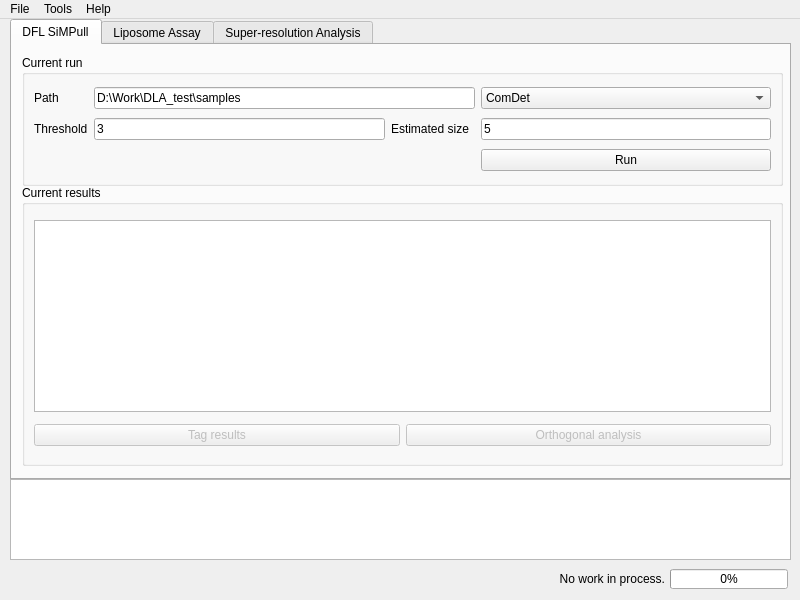
<?xml version="1.0" encoding="UTF-8"?>
<ui version="4.0">
 <class>MainWindow</class>
 <widget class="QMainWindow" name="MainWindow">
  <property name="enabled">
   <bool>true</bool>
  </property>
  <property name="geometry">
   <rect>
    <x>0</x>
    <y>0</y>
    <width>800</width>
    <height>600</height>
   </rect>
  </property>
  <property name="sizePolicy">
   <sizepolicy hsizetype="Preferred" vsizetype="Preferred">
    <horstretch>1</horstretch>
    <verstretch>1</verstretch>
   </sizepolicy>
  </property>
  <property name="minimumSize">
   <size>
    <width>800</width>
    <height>600</height>
   </size>
  </property>
  <property name="maximumSize">
   <size>
    <width>800</width>
    <height>600</height>
   </size>
  </property>
  <property name="windowTitle">
   <string>UKIA - Ultimate Kit for Image Analysis</string>
  </property>
  <widget class="QWidget" name="mainWidget">
   <widget class="QTabWidget" name="tabWidget">
    <property name="enabled">
     <bool>true</bool>
    </property>
    <property name="geometry">
     <rect>
      <x>10</x>
      <y>0</y>
      <width>781</width>
      <height>461</height>
     </rect>
    </property>
    <property name="sizePolicy">
     <sizepolicy hsizetype="Preferred" vsizetype="Preferred">
      <horstretch>0</horstretch>
      <verstretch>0</verstretch>
     </sizepolicy>
    </property>
    <property name="currentIndex">
     <number>0</number>
    </property>
    <widget class="QWidget" name="DFLSPTab">
     <attribute name="title">
      <string>DFL SiMPull</string>
     </attribute>
     <widget class="QGroupBox" name="DFLSP_runBox">
      <property name="geometry">
       <rect>
        <x>10</x>
        <y>10</y>
        <width>761</width>
        <height>131</height>
       </rect>
      </property>
      <property name="sizePolicy">
       <sizepolicy hsizetype="Preferred" vsizetype="Fixed">
        <horstretch>0</horstretch>
        <verstretch>0</verstretch>
       </sizepolicy>
      </property>
      <property name="maximumSize">
       <size>
        <width>16777215</width>
        <height>230</height>
       </size>
      </property>
      <property name="title">
       <string>Current run</string>
      </property>
      <layout class="QGridLayout" name="gridLayout_2">
       <item row="0" column="0">
        <widget class="QLabel" name="DFLSP_pathLabel">
         <property name="text">
          <string>Path</string>
         </property>
        </widget>
       </item>
       <item row="1" column="0">
        <widget class="QLabel" name="DFLSP_thresholdLabel">
         <property name="text">
          <string>Threshold</string>
         </property>
        </widget>
       </item>
       <item row="1" column="1">
        <widget class="QLineEdit" name="DFLSP_thresholdEntry">
         <property name="text">
          <string>3</string>
         </property>
        </widget>
       </item>
       <item row="1" column="2">
        <widget class="QLabel" name="DFLSP_sizeLabel">
         <property name="text">
          <string>Estimated size</string>
         </property>
        </widget>
       </item>
       <item row="1" column="4">
        <widget class="QLineEdit" name="DFLSP_sizeEntry">
         <property name="text">
          <string>5</string>
         </property>
        </widget>
       </item>
       <item row="2" column="4">
        <widget class="QPushButton" name="DFLSP_runButton">
         <property name="text">
          <string>Run</string>
         </property>
         <property name="checkable">
          <bool>false</bool>
         </property>
         <property name="default">
          <bool>false</bool>
         </property>
        </widget>
       </item>
       <item row="0" column="1" colspan="3">
        <widget class="QLineEdit" name="DFLSP_pathEntry">
         <property name="text">
          <string>D:\Work\DLA_test\samples</string>
         </property>
        </widget>
       </item>
       <item row="0" column="4">
        <widget class="QComboBox" name="DFLSP_methodSelector">
         <item>
          <property name="text">
           <string>ComDet</string>
          </property>
         </item>
         <item>
          <property name="text">
           <string>Trevor</string>
          </property>
         </item>
        </widget>
       </item>
      </layout>
     </widget>
     <widget class="QGroupBox" name="DFLSP_resultBox">
      <property name="geometry">
       <rect>
        <x>10</x>
        <y>140</y>
        <width>761</width>
        <height>281</height>
       </rect>
      </property>
      <property name="sizePolicy">
       <sizepolicy hsizetype="Preferred" vsizetype="Fixed">
        <horstretch>0</horstretch>
        <verstretch>0</verstretch>
       </sizepolicy>
      </property>
      <property name="title">
       <string>Current results</string>
      </property>
      <layout class="QGridLayout" name="gridLayout_3">
       <item row="2" column="0">
        <widget class="QPushButton" name="DFLSP_tagButton">
         <property name="enabled">
          <bool>false</bool>
         </property>
         <property name="text">
          <string>Tag results</string>
         </property>
        </widget>
       </item>
       <item row="2" column="1">
        <widget class="QPushButton" name="DFLSP_oaButton">
         <property name="enabled">
          <bool>false</bool>
         </property>
         <property name="text">
          <string>Orthogonal analysis</string>
         </property>
        </widget>
       </item>
       <item row="0" column="0" colspan="2">
        <widget class="QTableView" name="DFLSP_resultTable">
         <property name="sizePolicy">
          <sizepolicy hsizetype="Preferred" vsizetype="Fixed">
           <horstretch>0</horstretch>
           <verstretch>0</verstretch>
          </sizepolicy>
         </property>
         <property name="mouseTracking">
          <bool>false</bool>
         </property>
         <property name="contextMenuPolicy">
          <enum>Qt::DefaultContextMenu</enum>
         </property>
         <property name="editTriggers">
          <set>QAbstractItemView::NoEditTriggers</set>
         </property>
         <property name="dragEnabled">
          <bool>false</bool>
         </property>
         <property name="defaultDropAction">
          <enum>Qt::IgnoreAction</enum>
         </property>
         <property name="selectionMode">
          <enum>QAbstractItemView::ExtendedSelection</enum>
         </property>
         <property name="selectionBehavior">
          <enum>QAbstractItemView::SelectItems</enum>
         </property>
        </widget>
       </item>
      </layout>
     </widget>
    </widget>
    <widget class="QWidget" name="LipoAssayTab">
     <attribute name="title">
      <string>Liposome Assay</string>
     </attribute>
     <widget class="QGroupBox" name="LipoAssay_runBox">
      <property name="geometry">
       <rect>
        <x>10</x>
        <y>10</y>
        <width>761</width>
        <height>101</height>
       </rect>
      </property>
      <property name="sizePolicy">
       <sizepolicy hsizetype="Preferred" vsizetype="Fixed">
        <horstretch>0</horstretch>
        <verstretch>0</verstretch>
       </sizepolicy>
      </property>
      <property name="maximumSize">
       <size>
        <width>16777215</width>
        <height>230</height>
       </size>
      </property>
      <property name="title">
       <string>Current run</string>
      </property>
      <layout class="QGridLayout" name="gridLayout_4">
       <item row="0" column="0">
        <widget class="QLabel" name="LipoAssay_pathLabel">
         <property name="text">
          <string>Path</string>
         </property>
        </widget>
       </item>
       <item row="0" column="1" colspan="2">
        <widget class="QLineEdit" name="LipoAssay_pathEntry">
         <property name="text">
          <string>D:\Work\Lipo_test\samples</string>
         </property>
        </widget>
       </item>
       <item row="1" column="0">
        <widget class="QLabel" name="LipoAssay_thresholdLabel">
         <property name="text">
          <string>Threshold</string>
         </property>
        </widget>
       </item>
       <item row="1" column="1">
        <widget class="QLineEdit" name="LipoAssay_thresholdEntry">
         <property name="text">
          <string>80</string>
         </property>
        </widget>
       </item>
       <item row="1" column="2">
        <widget class="QPushButton" name="LipoAssay_runButton">
         <property name="text">
          <string>Run</string>
         </property>
         <property name="checkable">
          <bool>false</bool>
         </property>
         <property name="default">
          <bool>false</bool>
         </property>
        </widget>
       </item>
      </layout>
     </widget>
     <widget class="QGroupBox" name="LipoAssay_resultBox">
      <property name="geometry">
       <rect>
        <x>10</x>
        <y>120</y>
        <width>761</width>
        <height>301</height>
       </rect>
      </property>
      <property name="sizePolicy">
       <sizepolicy hsizetype="Preferred" vsizetype="Fixed">
        <horstretch>0</horstretch>
        <verstretch>0</verstretch>
       </sizepolicy>
      </property>
      <property name="title">
       <string>Current results</string>
      </property>
      <layout class="QVBoxLayout" name="verticalLayout">
       <item>
        <widget class="QTableView" name="LipoAssay_resultTable">
         <property name="sizePolicy">
          <sizepolicy hsizetype="Preferred" vsizetype="Fixed">
           <horstretch>0</horstretch>
           <verstretch>0</verstretch>
          </sizepolicy>
         </property>
         <property name="mouseTracking">
          <bool>false</bool>
         </property>
         <property name="contextMenuPolicy">
          <enum>Qt::DefaultContextMenu</enum>
         </property>
         <property name="editTriggers">
          <set>QAbstractItemView::NoEditTriggers</set>
         </property>
         <property name="dragEnabled">
          <bool>false</bool>
         </property>
         <property name="defaultDropAction">
          <enum>Qt::IgnoreAction</enum>
         </property>
         <property name="selectionMode">
          <enum>QAbstractItemView::ExtendedSelection</enum>
         </property>
         <property name="selectionBehavior">
          <enum>QAbstractItemView::SelectItems</enum>
         </property>
        </widget>
       </item>
      </layout>
     </widget>
    </widget>
    <widget class="QWidget" name="SupResTab">
     <attribute name="title">
      <string>Super-resolution Analysis</string>
     </attribute>
     <widget class="QLineEdit" name="SupRes_pathEntry">
      <property name="geometry">
       <rect>
        <x>71</x>
        <y>10</y>
        <width>431</width>
        <height>19</height>
       </rect>
      </property>
      <property name="text">
       <string>D:\Work\Fid_test\Sample</string>
      </property>
     </widget>
     <widget class="QLabel" name="SupRes_pathLabel">
      <property name="geometry">
       <rect>
        <x>19</x>
        <y>10</y>
        <width>45</width>
        <height>19</height>
       </rect>
      </property>
      <property name="text">
       <string>Path</string>
      </property>
     </widget>
     <widget class="QComboBox" name="SupRes_methodSelector">
      <property name="geometry">
       <rect>
        <x>510</x>
        <y>10</y>
        <width>151</width>
        <height>20</height>
       </rect>
      </property>
      <item>
       <property name="text">
        <string>ThunderSTORM</string>
       </property>
      </item>
      <item>
       <property name="text">
        <string>GDSC SMLM 1</string>
       </property>
      </item>
     </widget>
     <widget class="QGroupBox" name="SupRes_MSSettingBox">
      <property name="geometry">
       <rect>
        <x>10</x>
        <y>70</y>
        <width>761</width>
        <height>55</height>
       </rect>
      </property>
      <property name="title">
       <string>Microscope Parameters</string>
      </property>
      <layout class="QGridLayout" name="gridLayout">
       <item row="0" column="0">
        <widget class="QLabel" name="SupRes_PixelSizeLabel">
         <property name="text">
          <string>Pixel Size/nm</string>
         </property>
        </widget>
       </item>
       <item row="0" column="3">
        <widget class="QLineEdit" name="SupRes_CamBiasEntry">
         <property name="text">
          <string>400.0</string>
         </property>
        </widget>
       </item>
       <item row="0" column="4">
        <widget class="QLabel" name="SupRes_CamGainLabel">
         <property name="text">
          <string>Camera Gain</string>
         </property>
        </widget>
       </item>
       <item row="0" column="1">
        <widget class="QLineEdit" name="SupRes_PixelSizeEntry">
         <property name="text">
          <string>107</string>
         </property>
        </widget>
       </item>
       <item row="0" column="2">
        <widget class="QLabel" name="SupRes_CamBiasLabel">
         <property name="text">
          <string>Camera Bias</string>
         </property>
        </widget>
       </item>
       <item row="0" column="5">
        <widget class="QLineEdit" name="SupRes_CamGainEntry">
         <property name="text">
          <string>84.40</string>
         </property>
        </widget>
       </item>
      </layout>
     </widget>
     <widget class="QGroupBox" name="SupRes_ImgProcBox">
      <property name="geometry">
       <rect>
        <x>10</x>
        <y>130</y>
        <width>761</width>
        <height>55</height>
       </rect>
      </property>
      <property name="title">
       <string>Method Parameters</string>
      </property>
      <layout class="QGridLayout" name="gridLayout_6">
       <item row="1" column="0">
        <widget class="QLabel" name="SupRes_ExpTimeLabel">
         <property name="text">
          <string>Exposure Time/ms</string>
         </property>
        </widget>
       </item>
       <item row="1" column="4">
        <widget class="QLabel" name="SupRes_QELabel">
         <property name="enabled">
          <bool>true</bool>
         </property>
         <property name="text">
          <string>Quantum Efficiency</string>
         </property>
        </widget>
       </item>
       <item row="1" column="1">
        <widget class="QLineEdit" name="SupRes_ExpTimeEntry">
         <property name="text">
          <string>50</string>
         </property>
        </widget>
       </item>
       <item row="1" column="2">
        <widget class="QLabel" name="SupRes_SRScaleLabel">
         <property name="text">
          <string>Super-resolution Scale</string>
         </property>
        </widget>
       </item>
       <item row="1" column="3">
        <widget class="QLineEdit" name="SupRes_SRScaleEntry">
         <property name="text">
          <string>8</string>
         </property>
        </widget>
       </item>
       <item row="1" column="5">
        <widget class="QLineEdit" name="SupRes_QEEntry">
         <property name="enabled">
          <bool>true</bool>
         </property>
         <property name="text">
          <string>1</string>
         </property>
        </widget>
       </item>
      </layout>
     </widget>
     <widget class="QGroupBox" name="SupRes_ClusteringBox">
      <property name="geometry">
       <rect>
        <x>10</x>
        <y>290</y>
        <width>761</width>
        <height>111</height>
       </rect>
      </property>
      <property name="title">
       <string>Data Cleaning and Clustering</string>
      </property>
      <layout class="QGridLayout" name="gridLayout_8">
       <item row="1" column="4">
        <widget class="QLineEdit" name="SupRes_minSampleEntry">
         <property name="enabled">
          <bool>false</bool>
         </property>
         <property name="text">
          <string>2</string>
         </property>
        </widget>
       </item>
       <item row="1" column="3">
        <widget class="QLabel" name="SupRes_minSampleLabel">
         <property name="enabled">
          <bool>false</bool>
         </property>
         <property name="text">
          <string>Min Sample</string>
         </property>
        </widget>
       </item>
       <item row="0" column="4">
        <widget class="QLineEdit" name="SupRes_sigmaEntry">
         <property name="enabled">
          <bool>false</bool>
         </property>
         <property name="text">
          <string>5</string>
         </property>
        </widget>
       </item>
       <item row="0" column="0">
        <widget class="QCheckBox" name="SupRes_filteringCheck">
         <property name="enabled">
          <bool>false</bool>
         </property>
         <property name="text">
          <string>Filtering</string>
         </property>
        </widget>
       </item>
       <item row="1" column="1">
        <widget class="QLabel" name="SupRes_EPSLabel">
         <property name="enabled">
          <bool>false</bool>
         </property>
         <property name="text">
          <string>EPS/nm</string>
         </property>
        </widget>
       </item>
       <item row="1" column="2">
        <widget class="QLineEdit" name="SupRes_EPSEntry">
         <property name="enabled">
          <bool>false</bool>
         </property>
         <property name="text">
          <string>75</string>
         </property>
        </widget>
       </item>
       <item row="0" column="2">
        <widget class="QLineEdit" name="SupRes_precisionEntry">
         <property name="enabled">
          <bool>false</bool>
         </property>
         <property name="text">
          <string>20</string>
         </property>
        </widget>
       </item>
       <item row="0" column="3">
        <widget class="QLabel" name="SupRes_sigmaLabel">
         <property name="enabled">
          <bool>false</bool>
         </property>
         <property name="text">
          <string>Sigma/pixel</string>
         </property>
        </widget>
       </item>
       <item row="0" column="1">
        <widget class="QLabel" name="SupRes_precisionLabel">
         <property name="enabled">
          <bool>false</bool>
         </property>
         <property name="text">
          <string>Precision/nm</string>
         </property>
        </widget>
       </item>
       <item row="1" column="0">
        <widget class="QCheckBox" name="SupRes_DBSCANCheck">
         <property name="text">
          <string>DBSCAN</string>
         </property>
        </widget>
       </item>
      </layout>
     </widget>
     <widget class="QPushButton" name="SupRes_runReconstructionButton">
      <property name="geometry">
       <rect>
        <x>650</x>
        <y>260</y>
        <width>121</width>
        <height>25</height>
       </rect>
      </property>
      <property name="text">
       <string>Run Reconstruction</string>
      </property>
     </widget>
     <widget class="QPushButton" name="SupRes_runClusteringButton">
      <property name="enabled">
       <bool>false</bool>
      </property>
      <property name="geometry">
       <rect>
        <x>650</x>
        <y>405</y>
        <width>121</width>
        <height>25</height>
       </rect>
      </property>
      <property name="text">
       <string>Run Clustering</string>
      </property>
     </widget>
     <widget class="QGroupBox" name="SupRes_FidCorrBox">
      <property name="enabled">
       <bool>true</bool>
      </property>
      <property name="geometry">
       <rect>
        <x>10</x>
        <y>190</y>
        <width>761</width>
        <height>53</height>
       </rect>
      </property>
      <property name="title">
       <string>Drift Correction</string>
      </property>
      <layout class="QHBoxLayout" name="horizontalLayout">
       <item>
        <widget class="QLabel" name="SupRes_FidCorrMethodLabel">
         <property name="text">
          <string>Correction Method</string>
         </property>
        </widget>
       </item>
       <item>
        <widget class="QComboBox" name="SupRes_FidCorrMethodSelector">
         <property name="sizePolicy">
          <sizepolicy hsizetype="Fixed" vsizetype="Fixed">
           <horstretch>0</horstretch>
           <verstretch>0</verstretch>
          </sizepolicy>
         </property>
         <property name="minimumSize">
          <size>
           <width>193</width>
           <height>0</height>
          </size>
         </property>
         <item>
          <property name="text">
           <string/>
          </property>
         </item>
         <item>
          <property name="text">
           <string>Fiducial marker - ThunderSTORM</string>
          </property>
         </item>
         <item>
          <property name="text">
           <string>Cross-correlation - ThunderSTORM</string>
          </property>
         </item>
        </widget>
       </item>
       <item>
        <widget class="QLabel" name="SupRes_FidCorrParaLabel1">
         <property name="enabled">
          <bool>false</bool>
         </property>
         <property name="text">
          <string>Brightness</string>
         </property>
        </widget>
       </item>
       <item>
        <widget class="QLineEdit" name="SupRes_FidCorrParaEntry1">
         <property name="enabled">
          <bool>false</bool>
         </property>
         <property name="text">
          <string>10000</string>
         </property>
        </widget>
       </item>
       <item>
        <widget class="QLabel" name="SupRes_FidCorrParaLabel2">
         <property name="enabled">
          <bool>false</bool>
         </property>
         <property name="text">
          <string>Last Time/frames</string>
         </property>
        </widget>
       </item>
       <item>
        <widget class="QLineEdit" name="SupRes_FidCorrParaEntry2">
         <property name="enabled">
          <bool>false</bool>
         </property>
         <property name="text">
          <string>500</string>
         </property>
        </widget>
       </item>
      </layout>
     </widget>
     <widget class="QPushButton" name="SupRes_loadButton">
      <property name="geometry">
       <rect>
        <x>670</x>
        <y>10</y>
        <width>93</width>
        <height>22</height>
       </rect>
      </property>
      <property name="sizePolicy">
       <sizepolicy hsizetype="Preferred" vsizetype="Fixed">
        <horstretch>0</horstretch>
        <verstretch>0</verstretch>
       </sizepolicy>
      </property>
      <property name="text">
       <string>Load</string>
      </property>
     </widget>
     <widget class="QComboBox" name="SupRes_previousReconstructionAttemptSelector">
      <property name="geometry">
       <rect>
        <x>230</x>
        <y>40</y>
        <width>531</width>
        <height>20</height>
       </rect>
      </property>
      <item>
       <property name="text">
        <string>New</string>
       </property>
      </item>
     </widget>
     <widget class="QLabel" name="SupRes_previousReconstructionAttemptsLabel">
      <property name="geometry">
       <rect>
        <x>20</x>
        <y>40</y>
        <width>201</width>
        <height>16</height>
       </rect>
      </property>
      <property name="text">
       <string>Previous reconstruction attempts</string>
      </property>
     </widget>
     <widget class="QPushButton" name="SupRes_runFidCorrButton">
      <property name="enabled">
       <bool>false</bool>
      </property>
      <property name="geometry">
       <rect>
        <x>504</x>
        <y>260</y>
        <width>131</width>
        <height>25</height>
       </rect>
      </property>
      <property name="text">
       <string>Run Drift Correction</string>
      </property>
     </widget>
     <widget class="QLabel" name="SupRes_previousCorrectionAttemptsLabel">
      <property name="geometry">
       <rect>
        <x>20</x>
        <y>261</y>
        <width>141</width>
        <height>16</height>
       </rect>
      </property>
      <property name="text">
       <string>Previous Drift Correction</string>
      </property>
     </widget>
     <widget class="QComboBox" name="SupRes_previousCorrectionAttemptsSelector">
      <property name="enabled">
       <bool>false</bool>
      </property>
      <property name="geometry">
       <rect>
        <x>170</x>
        <y>261</y>
        <width>321</width>
        <height>22</height>
       </rect>
      </property>
     </widget>
    </widget>
   </widget>
   <widget class="LogTextEdit" name="main_logBar">
    <property name="geometry">
     <rect>
      <x>10</x>
      <y>460</y>
      <width>781</width>
      <height>81</height>
     </rect>
    </property>
    <property name="focusPolicy">
     <enum>Qt::WheelFocus</enum>
    </property>
    <property name="sizeAdjustPolicy">
     <enum>QAbstractScrollArea::AdjustIgnored</enum>
    </property>
    <property name="tabChangesFocus">
     <bool>false</bool>
    </property>
    <property name="undoRedoEnabled">
     <bool>false</bool>
    </property>
    <property name="readOnly">
     <bool>true</bool>
    </property>
    <property name="centerOnScroll">
     <bool>false</bool>
    </property>
   </widget>
   <widget class="QProgressBar" name="progressBar">
    <property name="geometry">
     <rect>
      <x>670</x>
      <y>550</y>
      <width>118</width>
      <height>20</height>
     </rect>
    </property>
    <property name="value">
     <number>0</number>
    </property>
   </widget>
   <widget class="QLabel" name="progressBarLabel">
    <property name="geometry">
     <rect>
      <x>404</x>
      <y>550</y>
      <width>261</width>
      <height>20</height>
     </rect>
    </property>
    <property name="text">
     <string>No work in process.</string>
    </property>
    <property name="alignment">
     <set>Qt::AlignRight|Qt::AlignTrailing|Qt::AlignVCenter</set>
    </property>
   </widget>
  </widget>
  <widget class="QMenuBar" name="menubar">
   <property name="geometry">
    <rect>
     <x>0</x>
     <y>0</y>
     <width>800</width>
     <height>21</height>
    </rect>
   </property>
   <widget class="QMenu" name="mainMenu">
    <property name="title">
     <string>File</string>
    </property>
    <addaction name="actionLoad"/>
   </widget>
   <widget class="QMenu" name="menuTools">
    <property name="title">
     <string>Tools</string>
    </property>
    <widget class="QMenu" name="menuDFL_SiMPull">
     <property name="title">
      <string>DFL SiMPull</string>
     </property>
     <addaction name="actionRun_analysis_DFLSP"/>
     <addaction name="actionGenerate_reports_DFLSP"/>
     <addaction name="actionRead_tagged_results_DFLSP"/>
    </widget>
    <widget class="QMenu" name="menuLiposome_Assay">
     <property name="title">
      <string>Liposome Assay</string>
     </property>
     <addaction name="actionRun_analysis_LipoAssay"/>
     <addaction name="actionGenerate_report_LipoAssay"/>
    </widget>
    <widget class="QMenu" name="menuSuper_resolution_Analysis">
     <property name="title">
      <string>Super-resolution Analysis</string>
     </property>
     <addaction name="actionRun_reconstruction_SR"/>
     <addaction name="actionRun_drift_correction_SR"/>
     <addaction name="actionRun_clustering_SR"/>
    </widget>
    <addaction name="menuDFL_SiMPull"/>
    <addaction name="menuLiposome_Assay"/>
    <addaction name="menuSuper_resolution_Analysis"/>
   </widget>
   <widget class="QMenu" name="menuHelp">
    <property name="title">
     <string>Help</string>
    </property>
    <widget class="QMenu" name="menuMethod_instruction">
     <property name="title">
      <string>Method instruction</string>
     </property>
     <addaction name="actionComDet"/>
     <addaction name="actionTrevor"/>
     <addaction name="separator"/>
    </widget>
    <addaction name="menuMethod_instruction"/>
    <addaction name="actionProgram_frozen"/>
   </widget>
   <addaction name="mainMenu"/>
   <addaction name="menuTools"/>
   <addaction name="menuHelp"/>
  </widget>
  <action name="actionLoad">
   <property name="text">
    <string>Load...</string>
   </property>
  </action>
  <action name="actionComDet">
   <property name="text">
    <string>ComDet</string>
   </property>
  </action>
  <action name="actionTrevor">
   <property name="text">
    <string>Trevor</string>
   </property>
  </action>
  <action name="actionProgram_frozen">
   <property name="text">
    <string>Program frozen</string>
   </property>
  </action>
  <action name="actionRun_analysis_DFLSP">
   <property name="text">
    <string>Run analysis</string>
   </property>
  </action>
  <action name="actionGenerate_reports_DFLSP">
   <property name="text">
    <string>Generate reports</string>
   </property>
  </action>
  <action name="actionRead_tagged_results_DFLSP">
   <property name="text">
    <string>Read tagged results</string>
   </property>
  </action>
  <action name="actionRun_analysis_LipoAssay">
   <property name="text">
    <string>Run analysis</string>
   </property>
  </action>
  <action name="actionGenerate_report_LipoAssay">
   <property name="text">
    <string>Generate report</string>
   </property>
  </action>
  <action name="actionRun_reconstruction_SR">
   <property name="text">
    <string>Run reconstruction</string>
   </property>
  </action>
  <action name="actionRun_drift_correction_SR">
   <property name="text">
    <string>Run drift correction</string>
   </property>
  </action>
  <action name="actionRun_clustering_SR">
   <property name="text">
    <string>Run clustering</string>
   </property>
  </action>
 </widget>
 <customwidgets>
  <customwidget>
   <class>LogTextEdit</class>
   <extends>QPlainTextEdit</extends>
   <header location="global">customwidgets.py</header>
  </customwidget>
 </customwidgets>
 <resources/>
 <connections/>
</ui>
